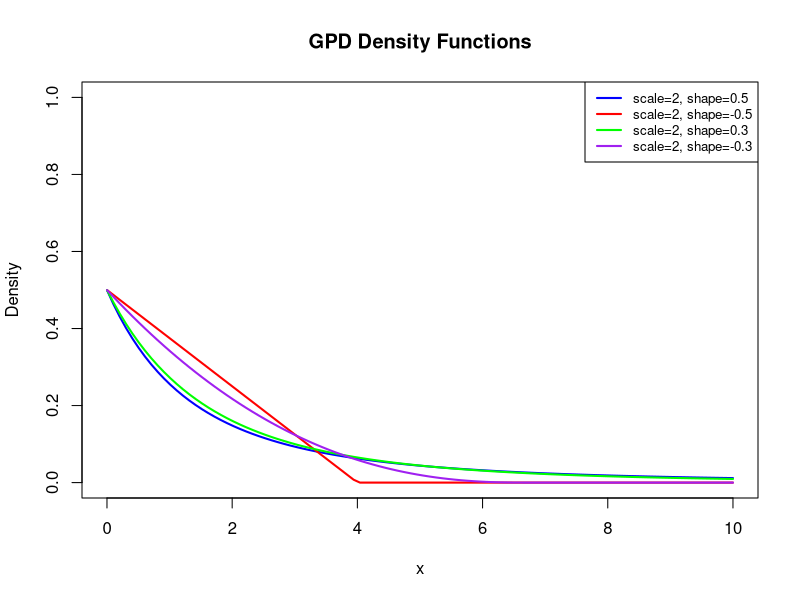

Here is the R script that generated this plot:
# Load required package
library(evd)

# Define multiple sets of parameters (scale and shape) for the GPD
params <- list(
  list(scale = 2, shape = 0.5),
  list(scale = 2, shape = -0.5),
  list(scale = 2, shape = 0.3),
  list(scale = 2, shape = -0.3)
)

# Define the x-axis values over which to compute the density
x_vals <- seq(0.001, 10, length.out = 100)

# Set up the plot
plot(NULL, xlim = range(x_vals), ylim = c(0, 1),
     xlab = "x", ylab = "Density", main = "GPD Density Functions")

# Colors for different lines
colors <- c("blue", "red", "green", "purple")

# Plot each density with specified parameters and add to the legend
for (i in seq_along(params)) {
  scale <- params[[i]]$scale
  shape <- params[[i]]$shape
  density_vals <- dgpd(x_vals, loc = 0, scale = scale, shape = shape)
  
  # Add the density line to the plot
  lines(x_vals, density_vals, col = colors[i], lwd = 2)
}

# Add a legend with the scale and shape parameters
legend("topright", legend = sapply(params, function(p) paste0("scale=", p$scale, ", shape=", p$shape)),
       col = colors, lwd = 2, cex = 0.8)
